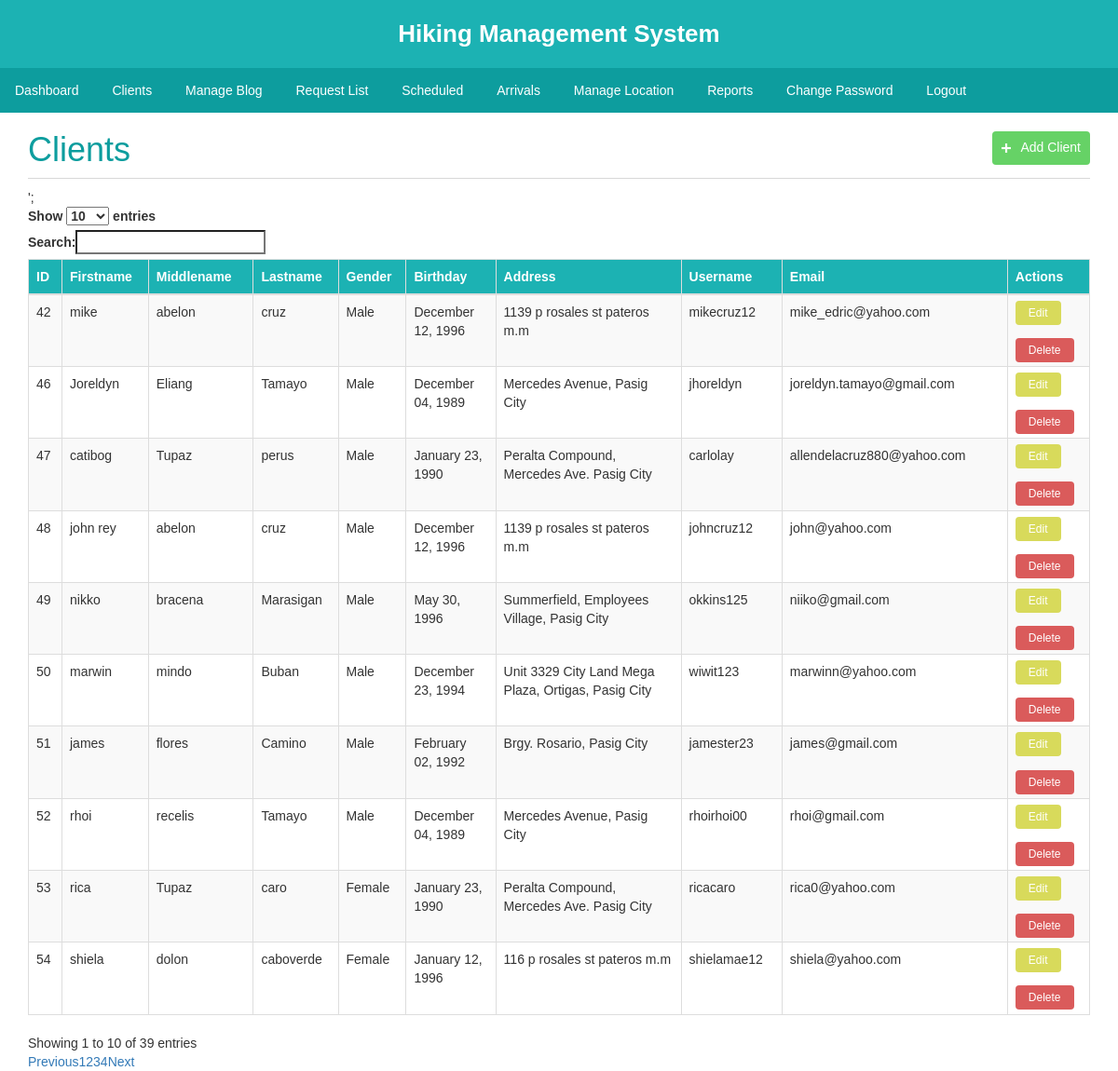
/clientList.php (signed in), run on the app's committed database.
### tables this page shows
CREATE TABLE IF NOT EXISTS `users` (
`id` int(11) NOT NULL,
  `firstname` varchar(15) NOT NULL,
  `middlename` varchar(15) NOT NULL,
  `lastname` varchar(15) NOT NULL,
  `gender` varchar(10) NOT NULL,
  `bday` date NOT NULL,
  `contact` varchar(100) NOT NULL,
  `address` varchar(200) NOT NULL,
  `username` varchar(50) NOT NULL,
  `password` varchar(50) NOT NULL,
  `confirmpsw` varchar(50) NOT NULL,
  `email` varchar(100) NOT NULL,
  `profilePic` blob NOT NULL,
  `question` varchar(1000) NOT NULL,
  `answer` varchar(1000) NOT NULL,
  `condition` varchar(100) NOT NULL,
  `specify` varchar(100) NOT NULL,
  `type` varchar(100) NOT NULL,
  `years` varchar(100) NOT NULL
);

### clientList.php (the view, shortened to what this page needs)
<?php
	include 'loggedheader.php';
	include 'connect.php';
	include 'loginchecker/adminMenu.php';
?>
 <!DOCTYPE html>
 <html>
      <head>
           <link rel="stylesheet" href="https://maxcdn.bootstrapcdn.com/bootstrap/3.3.6/css/bootstrap.min.css" />
           <link rel="stylesheet" href="https://cdn.datatables.net/1.10.12/css/dataTables.bootstrap.min.css" />
      </head>
      <body>
           <div class="container">
           <h1 style="color: #0d9d9e;border-bottom: 1px solid #d8d8d8;margin-top: 20px;">Clients<a class="green-buttons" href="insert.php" style="color: white;"><img src="images/add.png" />Add Client</a></h1>
                <div class="table-responsive">
                     <table id="employee_data" class="table table-striped table-bordered" width="100%">
                          <thead>
                                <tr>
									<th>ID</th>
									<th>Firstname</th>
									<th>Middlename</th>
									<th>Lastname</th>
									<th>Gender</th>
									<th>Birthday</th>
									<th>Address</th>
									<th>Username</th>
									<th>Email</th>
									<th>Actions</th>
								</tr>';
                          </thead>
                          <?php
                         	$query = "SELECT * FROM users";
							$response = mysqli_query($con,$query);
							if($response){
								while($row = mysqli_fetch_array($response)){
			echo'<tr><td align="left">'.
			$row['id'].'</td><td align="left">'.
			$row['firstname'].'</td><td align="left">'.
			$row['middlename'].'</td><td align="left">'.
			$row['lastname'].'</td><td align="left">'.
			$row['gender'].'</td><td align="left">'.
			date("F d, Y",strtotime($row['bday'])).'</td><td align="left">'.
			$row['address'].'</td><td align="left">'.
			$row['username'].'</td><td align="left">'.
			$row['email'].'</td><td align="left">';
			?>
			<a class="yellow-buttons" href="update.php?id=<?php echo $row['id']; ?>" style="color: white;text-decoration: none;">Edit</a><br><br>
			<a class="red-buttons" href="delete.php?id=<?php echo $row['id']; ?>" style="color: white;text-decoration: none;">Delete</a>
			<?php
			echo '</tr>';
		}
	}
                          ?>
                     </table>
                </div>
           </div>
      </body>
 </html>

### css/styles.css (style rules this page uses)
a { color: white; text-decoration: none; }
* { -webkit-font-smoothing: antialiased; font-family: 'Arial', sans-serif !important; margin: 0px; }
body { overflow-y: scroll; }
h1 { color: #0d9d9e; margin: 14px; border-bottom: 1px solid #d8d8d8; padding-bottom: 10px; margin-top: 20px; }
h1 a { float: right; margin-left: 10px; }
.green-buttons { font-size: 14px; padding: 10px; border-radius: 4px; background: #66d266; }
.green-buttons img { width: 10px; margin-right: 10px; }
.yellow-buttons { font-size: 14px; padding: 10px; border-radius: 4px; background: #d8da5b; }
.red-buttons { font-size: 14px; padding: 10px; border-radius: 4px; background: #da5b5b; }
.table { width: 98%; padding-left: 14px; padding-right: 14px; border-collapse: collapse; margin: 0 auto; margin-bottom: 50px; }
.table th { background: #1cb2b3; color: #fff; padding: 10px; font-size: 14px; text-align: left; }
.table td { padding: 10px; font-size: 14px; }
.table tr:nth-child(odd) { background: #f3f3f3; }
.table .yellow-buttons, .table .red-buttons, .table .green-buttons, .table .blue-buttons { font-size: 12px; padding: 6px 14px; }

### data on the page
users: id "42", firstname "mike", middlename "abelon", lastname "cruz", gender "Male", bday "December 12, 1996", address "1139 p rosales st pateros m.m", username "mikecruz12", email "mike_edric@yahoo.com"
users: id "46", firstname "Joreldyn", middlename "Eliang", lastname "Tamayo", gender "Male", bday "December 04, 1989", address "Mercedes Avenue, Pasig City", username "jhoreldyn", email "joreldyn.tamayo@gmail.com"
users: id "47", firstname "catibog", middlename "Tupaz", lastname "perus", gender "Male", bday "January 23, 1990", address "Peralta Compound, Mercedes Ave. Pasig City", username "carlolay", email "allendelacruz880@yahoo.com"
users: id "48", firstname "john rey", middlename "abelon", lastname "cruz", gender "Male", bday "December 12, 1996", address "1139 p rosales st pateros m.m", username "johncruz12", email "john@yahoo.com"
users: id "49", firstname "nikko", middlename "bracena", lastname "Marasigan", gender "Male", bday "May 30, 1996", address "Summerfield, Employees Village, Pasig City", username "okkins125", email "niiko@gmail.com"
users: id "50", firstname "marwin", middlename "mindo", lastname "Buban", gender "Male", bday "December 23, 1994", address "Unit 3329 City Land Mega Plaza, Ortigas, Pasig City", username "wiwit123", email "marwinn@yahoo.com"
users: id "51", firstname "james", middlename "flores", lastname "Camino", gender "Male", bday "February 02, 1992", address "Brgy. Rosario, Pasig City", username "jamester23", email "james@gmail.com"
users: id "52", firstname "rhoi", middlename "recelis", lastname "Tamayo", gender "Male", bday "December 04, 1989", address "Mercedes Avenue, Pasig City", username "rhoirhoi00", email "rhoi@gmail.com"
users: id "53", firstname "rica", middlename "Tupaz", lastname "caro", gender "Female", bday "January 23, 1990", address "Peralta Compound, Mercedes Ave. Pasig City", username "ricacaro", email "rica0@yahoo.com"
users: id "54", firstname "shiela", middlename "dolon", lastname "caboverde", gender "Female", bday "January 12, 1996", address "116 p rosales st pateros m.m", username "shielamae12", email "shiela@yahoo.com"
